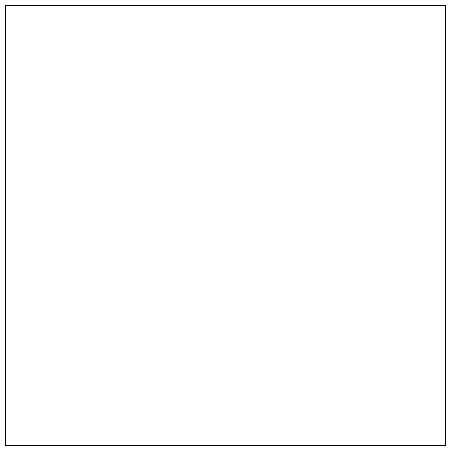
Frame 1 (no input)
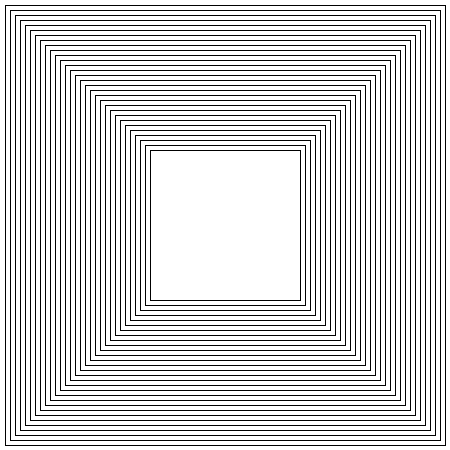
Frame 60 (the mouse pressed at the canvas centre just before this capture)
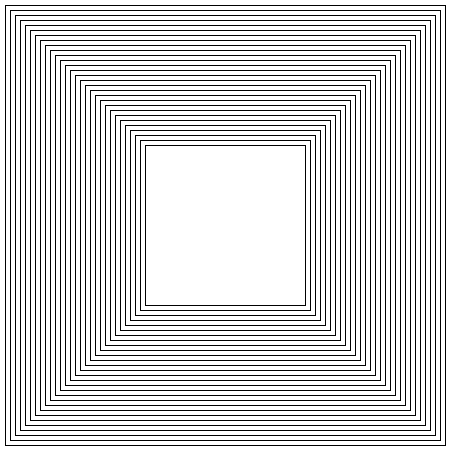
Frame 120 (the mouse held since frame 60 and released just before this capture)

The Processing sketch that drew these frames (run headless with seeded random() and noise(); from frame 60 on, the mouse is pressed at the canvas centre):

// Processing sketch: processing_34618
// ── processing_34618.pde

void setup(){
  size(450,450);
  stroke(0);
  background(255);
  frameRate(24);
}

int x=0;
int y=0;
int rwidth=450;
int rheight=0;
int scaling=5;

void draw(){
  x=x+scaling;
  y=x;
  rwidth=rwidth-2*scaling;
  rheight=rwidth;
  rect(x,y,rwidth,rheight);
  if (x>450){
    x=0;
    rwidth=450;
  }
}                                                               
